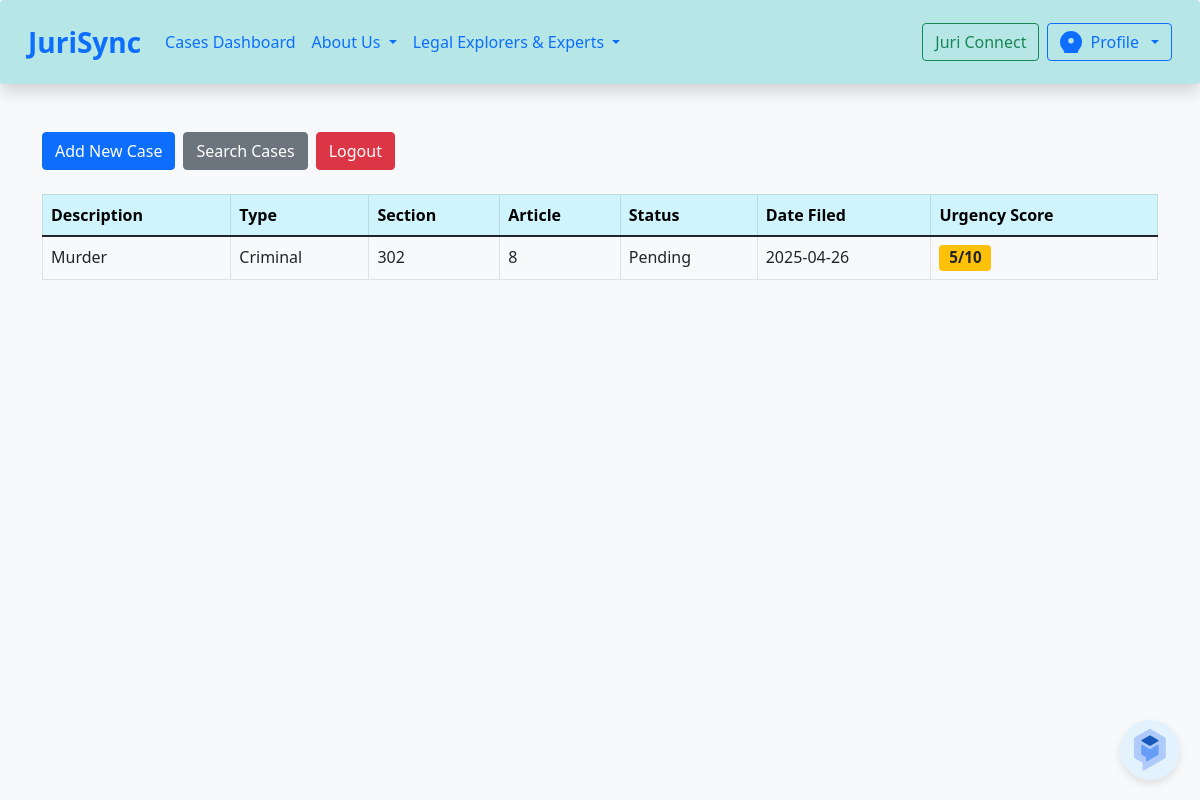
Page /dashboard (signed in) on the committed database.
### JuriSync-main/JuriSync/main.py (models this page shows)
class Case(db.Model):
    id = db.Column(db.Integer, primary_key=True)
    description = db.Column(db.Text, nullable=False)
    case_type = db.Column(db.String(100), nullable=False)
    section = db.Column(db.String(50), nullable=False)
    article = db.Column(db.String(50), nullable=False)
    status = db.Column(db.String(20), nullable=False)
    date_filed = db.Column(db.DateTime, default=datetime.utcnow)
    lawyer_id = db.Column(db.Integer, db.ForeignKey('user.id'))
    domain = db.Column(db.String(20), nullable=False)
    days_until_hearing = db.Column(db.Integer)
    days_since_start = db.Column(db.Integer)
    people_influenced = db.Column(db.Integer)
    economic_background = db.Column(db.String(100))
    connected_to_larger_case = db.Column(db.Boolean, default=False)
    previous_decisions = db.Column(db.Text, nullable=False)
    case_stage = db.Column(db.String(50), nullable=False)
    is_pil = db.Column(db.Boolean, default=False)
    marginalized_group = db.Column(db.String(50),nullable=False)
    is_repeated_offense = db.Column(db.Boolean, default=False)
    risk_to_safety = db.Column(db.Boolean, default=False)
    minors_involved = db.Column(db.Boolean, default=False)
    complexity_level = db.Column(db.String(20), nullable=False)
    urgency = db.Column(db.Integer)

### JuriSync-main/JuriSync/main.py (the view)
@app.route('/dashboard')
@login_required
def dashboard():
    if current_user.is_lawyer:
        cases = Case.query.filter_by(lawyer_id=current_user.id).all()
        for case in cases:
            case.urgency_score = compute_urgency(case)
        cases.sort(key=lambda c: c.urgency_score, reverse=True)
    else:
        cases = Case.query.all()
    return render_template('dashboard.html', cases=cases, compute_urgency=compute_urgency)

### JuriSync-main/JuriSync/main.py (called while the page is built)
@login_manager.user_loader
def load_user(user_id):
    return User.query.get(int(user_id))

### JuriSync-main/JuriSync/templates/dashboard.html (shortened to what this page needs)
<!DOCTYPE html>
<html lang="en">
<head>
    <link href="https://cdn.jsdelivr.net/npm/bootstrap@5.1.3/dist/css/bootstrap.min.css" rel="stylesheet">
    <link rel="stylesheet" href="{{ url_for('static', filename='style.css') }}">
</head>
<body>
    <nav class="navbar navbar-expand-lg shadow p-3 rounded" style="background-color: rgb(182, 230, 230);">
        <div class="container-fluid">
            <a class="navbar-brand fw-bold fs-3" href="/dashboard-stats">JuriSync</a>
            <div class="collapse navbar-collapse" id="navbarNavDropdown">
                <ul class="navbar-nav me-auto mb-2 mb-lg-0">
                    <li class="nav-item">
                        <a class="nav-link active fw-semibold" aria-current="page" href="#">Cases Dashboard</a>
                    </li>
                    <li class="nav-item dropdown">
                        <a class="nav-link dropdown-toggle fw-semibold" href="/dashboard-stats" id="aboutDropdown"
                            role="button" data-bs-toggle="dropdown">
                            About Us
                        </a>
                    </li>
                    <li class="nav-item dropdown">
                        <a class="nav-link dropdown-toggle fw-semibold" href="#" id="expertsDropdown" role="button"
                            data-bs-toggle="dropdown">
                            Legal Explorers & Experts
                        </a>
                    </li>
                </ul>
                <div class="d-flex gap-2">
                    <a href="/user_login" class="btn btn-outline-success">Juri Connect</a>
                    <div class="d-flex gap-3 align-items-center">
                        <div class="dropdown">
                            <a class="btn btn-outline-primary dropdown-toggle d-flex align-items-center gap-2" href="#"
                                role="button" id="profileDropdown" data-bs-toggle="dropdown" aria-expanded="false">
                                <svg xmlns="http://www.w3.org/2000/svg" width="22" height="22" fill="currentColor"
                                    class="bi bi-person-circle" viewBox="0 0 16 16">
                                    <path d="M11 10a3 3 0 0 1-6 0H3.5a5.5 5.5 0 1 0 9 0H11z" />
                                    <path fill-rule="evenodd"
                                        d="M8 9a2 2 0 1 0 0-4 2 2 0 0 0 0 4zm0-9a8 8 0 1 1 0 16A8 8 0 0 1 8 0z" />
                                </svg>
                                Profile
                            </a>
                        </div>
                    </div>
                </div>
            </div>
        </div>
    </nav>
    <div class="container mt-5">
        <div class="mb-4 d-flex gap-2">
            {% if current_user.is_lawyer %}
            <a href="/add_case" class="btn btn-primary">Add New Case</a>
            {% endif %}
            <a href="/search" class="btn btn-secondary">Search Cases</a>
            <a href="/logout" class="btn btn-danger">Logout</a>
        </div>
        <table class="table table-bordered table-hover">
            <thead class="table-info">
                <tr>
                    <th>Description</th>
                    <th>Type</th>
                    <th>Section</th>
                    <th>Article</th>
                    <th>Status</th>
                    <th>Date Filed</th>
                    <th>Urgency Score</th>
                </tr>
            </thead>
            <tbody>
                {% for case in cases %}
                <tr>
                    <td>{{ case.description }}</td>
                    <td>{{ case.case_type }}</td>
                    <td>{{ case.section }}</td>
                    <td>{{ case.article }}</td>
                    <td>{{ case.status }}</td>
                    <td>{{ case.date_filed.strftime('%Y-%m-%d') }}</td>
                    <td>
                        {% set urgency = compute_urgency(case) %}
                        <span class="badge
                            {% if urgency >= 8 %} bg-danger
                            {% elif urgency >= 5 %} bg-warning text-dark
                            {% else %} bg-success
                            {% endif %}">
                            {{ urgency }}/10
                        </span>
                    </td>
                </tr>
                {% endfor %}
            </tbody>
        </table>
    </div>
    <div class="cb-icon">
    </div>
</body>
</html>

### JuriSync-main/JuriSync/static/style.css (style rules this page uses)
body { font-family: 'Segoe UI', Tahoma, Geneva, Verdana, sans-serif; background-color: #f8f9fa; }
.cb-icon { width: 60px; height: 60px; position: fixed; background-color: #e3f2fd; border-radius: 100px; display: flex; align-items: center; justify-content: center; padding: 5px; bottom: 20px; z-index: 8; right: 20px; box-shadow: 0 4px 8px rgba(0, 0, 0, 0.1); cursor: pointer; }

### JuriSync-main/JuriSync/templates/dashboard.html (style rules this page uses)
nav { background-color: rgb(82, 226, 226); padding: 20px; }
.badge { font-size: 0.95rem; }

### rows in the picture
Case: description "Murder", case_type "Criminal", section "302", article "8", status "Pending", date_filed "2025-04-26", id "5"
